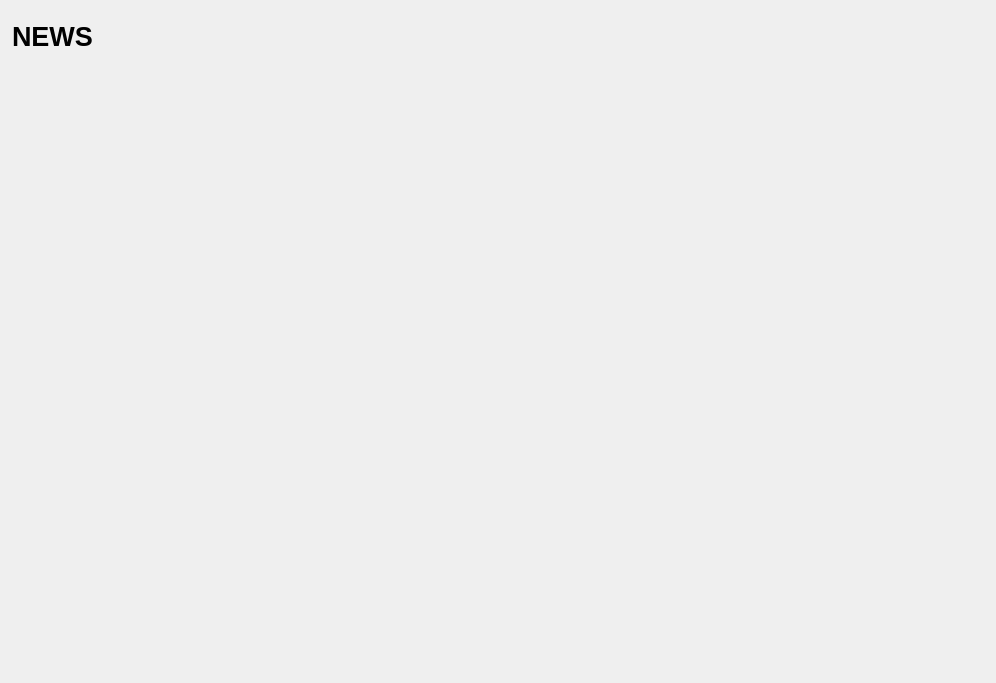
<?xml version="1.0" encoding="UTF-8"?>
<ui version="4.0">
 <class>NewsDialog</class>
 <widget class="QWidget" name="NewsDialog">
  <property name="enabled">
   <bool>true</bool>
  </property>
  <property name="geometry">
   <rect>
    <x>0</x>
    <y>0</y>
    <width>996</width>
    <height>683</height>
   </rect>
  </property>
  <property name="sizePolicy">
   <sizepolicy hsizetype="Expanding" vsizetype="Expanding">
    <horstretch>0</horstretch>
    <verstretch>0</verstretch>
   </sizepolicy>
  </property>
  <property name="minimumSize">
   <size>
    <width>960</width>
    <height>683</height>
   </size>
  </property>
  <property name="styleSheet">
   <string notr="true"/>
  </property>
  <widget class="QWidget" name="verticalLayoutWidget">
   <property name="geometry">
    <rect>
     <x>0</x>
     <y>0</y>
     <width>984</width>
     <height>681</height>
    </rect>
   </property>
   <layout class="QVBoxLayout" name="verticalLayout_Master" stretch="0,0">
    <property name="spacing">
     <number>6</number>
    </property>
    <property name="leftMargin">
     <number>6</number>
    </property>
    <property name="topMargin">
     <number>6</number>
    </property>
    <property name="rightMargin">
     <number>6</number>
    </property>
    <property name="bottomMargin">
     <number>6</number>
    </property>
    <item>
     <widget class="QFrame" name="frame_Header">
      <layout class="QVBoxLayout" name="verticalLayout_10">
       <property name="leftMargin">
        <number>6</number>
       </property>
       <property name="topMargin">
        <number>0</number>
       </property>
       <property name="rightMargin">
        <number>6</number>
       </property>
       <property name="bottomMargin">
        <number>6</number>
       </property>
       <item>
        <layout class="QHBoxLayout" name="horizontalLayout_Header_3" stretch="1,0,1">
         <item>
          <widget class="QLabel" name="labelOverviewHeaderLeft">
           <property name="minimumSize">
            <size>
             <width>464</width>
             <height>60</height>
            </size>
           </property>
           <property name="maximumSize">
            <size>
             <width>16777215</width>
             <height>60</height>
            </size>
           </property>
           <property name="font">
            <font>
             <pointsize>20</pointsize>
             <weight>75</weight>
             <bold>true</bold>
            </font>
           </property>
           <property name="text">
            <string>NEWS</string>
           </property>
          </widget>
         </item>
         <item>
          <spacer name="horizontalSpacer_4">
           <property name="orientation">
            <enum>Qt::Horizontal</enum>
           </property>
           <property name="sizeType">
            <enum>QSizePolicy::Expanding</enum>
           </property>
           <property name="sizeHint" stdset="0">
            <size>
             <width>40</width>
             <height>20</height>
            </size>
           </property>
          </spacer>
         </item>
         <item>
          <widget class="QLabel" name="labelOverviewHeaderRight">
           <property name="minimumSize">
            <size>
             <width>464</width>
             <height>60</height>
            </size>
           </property>
           <property name="maximumSize">
            <size>
             <width>16777215</width>
             <height>60</height>
            </size>
           </property>
           <property name="font">
            <font>
             <pointsize>14</pointsize>
            </font>
           </property>
           <property name="text">
            <string/>
           </property>
           <property name="alignment">
            <set>Qt::AlignRight|Qt::AlignTrailing|Qt::AlignVCenter</set>
           </property>
          </widget>
         </item>
        </layout>
       </item>
      </layout>
     </widget>
    </item>
    <item>
     <layout class="QHBoxLayout" name="horizontalLayout_2">
      <property name="spacing">
       <number>0</number>
      </property>
      <property name="leftMargin">
       <number>6</number>
      </property>
      <property name="topMargin">
       <number>0</number>
      </property>
      <property name="rightMargin">
       <number>6</number>
      </property>
      <property name="bottomMargin">
       <number>6</number>
      </property>
      <item>
       <layout class="QGridLayout" name="gridLayout">
        <item row="3" column="0">
         <spacer name="verticalSpacer_14">
          <property name="orientation">
           <enum>Qt::Vertical</enum>
          </property>
          <property name="sizeHint" stdset="0">
           <size>
            <width>20</width>
            <height>40</height>
           </size>
          </property>
         </spacer>
        </item>
        <item row="1" column="0">
         <spacer name="verticalSpacer_13">
          <property name="orientation">
           <enum>Qt::Vertical</enum>
          </property>
          <property name="sizeHint" stdset="0">
           <size>
            <width>20</width>
            <height>40</height>
           </size>
          </property>
         </spacer>
        </item>
        <item row="0" column="0">
         <layout class="QHBoxLayout" name="vl1"/>
        </item>
        <item row="2" column="0">
         <layout class="QHBoxLayout" name="vl2"/>
        </item>
        <item row="4" column="0">
         <layout class="QHBoxLayout" name="vl3"/>
        </item>
       </layout>
      </item>
      <item>
       <spacer name="horizontalSpacer_6">
        <property name="orientation">
         <enum>Qt::Horizontal</enum>
        </property>
        <property name="sizeHint" stdset="0">
         <size>
          <width>40</width>
          <height>20</height>
         </size>
        </property>
       </spacer>
      </item>
      <item>
       <layout class="QGridLayout" name="gridLayout_3">
        <item row="4" column="0">
         <layout class="QHBoxLayout" name="vl6"/>
        </item>
        <item row="0" column="0">
         <layout class="QHBoxLayout" name="vl4"/>
        </item>
        <item row="2" column="0">
         <layout class="QHBoxLayout" name="vl5"/>
        </item>
        <item row="1" column="0">
         <spacer name="verticalSpacer_15">
          <property name="orientation">
           <enum>Qt::Vertical</enum>
          </property>
          <property name="sizeHint" stdset="0">
           <size>
            <width>20</width>
            <height>40</height>
           </size>
          </property>
         </spacer>
        </item>
        <item row="3" column="0">
         <spacer name="verticalSpacer_16">
          <property name="orientation">
           <enum>Qt::Vertical</enum>
          </property>
          <property name="sizeHint" stdset="0">
           <size>
            <width>20</width>
            <height>40</height>
           </size>
          </property>
         </spacer>
        </item>
       </layout>
      </item>
      <item>
       <spacer name="horizontalSpacer_7">
        <property name="orientation">
         <enum>Qt::Horizontal</enum>
        </property>
        <property name="sizeHint" stdset="0">
         <size>
          <width>40</width>
          <height>20</height>
         </size>
        </property>
       </spacer>
      </item>
      <item>
       <layout class="QGridLayout" name="gridLayout_2">
        <item row="4" column="0">
         <layout class="QHBoxLayout" name="vl9"/>
        </item>
        <item row="2" column="0">
         <layout class="QHBoxLayout" name="vl8"/>
        </item>
        <item row="1" column="0">
         <spacer name="verticalSpacer_17">
          <property name="orientation">
           <enum>Qt::Vertical</enum>
          </property>
          <property name="sizeHint" stdset="0">
           <size>
            <width>20</width>
            <height>40</height>
           </size>
          </property>
         </spacer>
        </item>
        <item row="0" column="0">
         <layout class="QHBoxLayout" name="vl7"/>
        </item>
        <item row="3" column="0">
         <spacer name="verticalSpacer_18">
          <property name="orientation">
           <enum>Qt::Vertical</enum>
          </property>
          <property name="sizeHint" stdset="0">
           <size>
            <width>20</width>
            <height>40</height>
           </size>
          </property>
         </spacer>
        </item>
       </layout>
      </item>
     </layout>
    </item>
   </layout>
  </widget>
 </widget>
 <resources>
  <include location="../highstakes.qrc"/>
 </resources>
 <connections/>
</ui>
